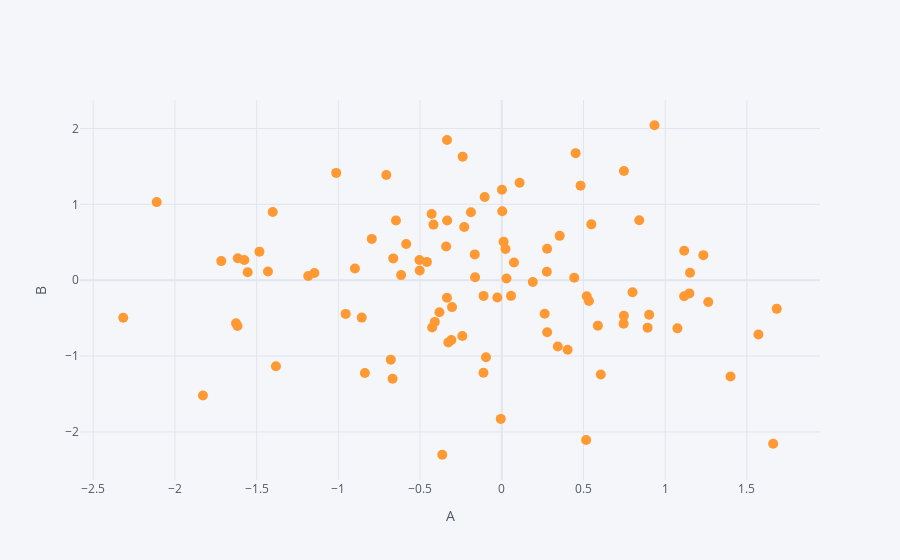

Notebook code cell kept with this figure:
### Markdown cell above
Scatter

### Code cell
df.iplot(kind='scatter',x='A',y='B',mode='markers',size=10,xTitle='A',yTitle='B')
